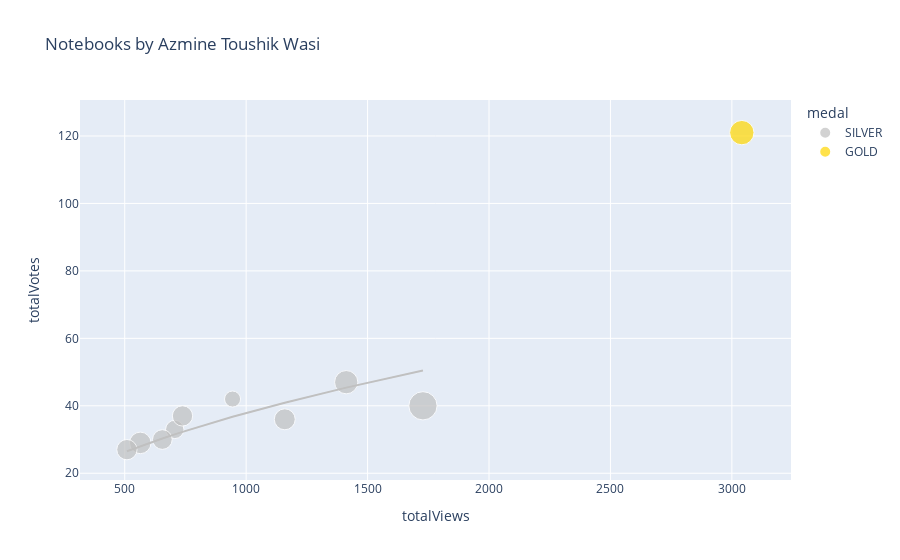

The code cell stored with this chart in its notebook:
### Markdown cell above
# Plotly Scatter Plot

You may want to tweak these settings depending on how many notebooks you have...

### Code cell
import plotly.express as px

df['totalComments'].fillna(0, inplace=True)
df['medal'].fillna('N/A', inplace=True)
df['size'] = df['totalComments'].clip(lower=1)
color_map = {
    'GOLD': 'gold',
    'SILVER': 'silver',
    'BRONZE': 'chocolate',
    'N/A': '#333'
}
px.scatter(
    df,
    'totalViews',
    'totalVotes',
    title=f'Notebooks by {df.author_displayName.get(0)}',
    log_x=False,
    log_y=False,
    color='medal',
    color_discrete_map=color_map,
    size='size',
    trendline='ols',
    trendline_options=dict(log_x=True, log_y=True, add_constant=False),
    #trendline='lowess', # Use for Locally Weighted Scatterplot Smoothing line
    #trendline_scope='overall', # Use this for one trendline
    hover_name='title',
    hover_data={
        'size': False,
        'totalViews': ':,.0f',
        'totalVotes': ':,.0f',
        'totalLines': ':,.0f',
        'totalComments': ':,.0f',
        'viewsPerVote': ':,.0f',
        'languageName': True,
        'versionNumber': True,
        'lastRun': True,
        'lastRunExecutionTimeSeconds': ':,.0f',
        'medal': True,
    })

### Figure 1 — Plotly figure (JSON) as saved in the notebook; plotly's stock layout.template omitted (floating-point values rounded to 4 significant figures)
{"data": [{"customdata": [[21, 380, 21, 29.44, "Python", 11, "Sat Jun 25 16:40:50 2022", 60, "SILVER"], [31, 274, 31, 42.17, "Python", 11, "Sat Jun 25 16:40:22 2022", 80, "SILVER"], [13, 567, 13, 20.79, "Python", 16, "Fri Jun 24 18:01:52 2022", 99, "SILVER"], [10, 344, 10, 21.98, "Python", 8, "Sun Jun 19 10:43:56 2022", 63, "SILVER"], [17, 536, 17, 31.35, "Python", 11, "Wed Jun 15 04:45:57 2022", 52, "SILVER"], [16, 354, 16, 19.45, "Python", 6, "Mon Jun  6 09:14:09 2022", 97, "SILVER"], [18, 596, 18, 18.83, "Python", 9, "Wed Jun  1 19:00:46 2022", 47, "SILVER"], [16, 279, 16, 18.21, "Python", 16, "Sun May 29 07:50:50 2022", 40, "SILVER"], [15, 461, 15, 21.16, "Python", 14, "Fri May 27 02:34:12 2022", 79, "SILVER"]], "hovertemplate": "<b>%{hovertext}</b><br><br>medal=%{customdata[8]}<br>totalViews=%{x:,.0f}<br>totalVotes=%{y:,.0f}<br>totalLines=%{customdata[1]:,.0f}<br>totalComments=%{customdata[2]:,.0f}<br>viewsPerVote=%{customdata[3]:,.0f}<br>languageName=%{customdata[4]}<br>versionNumber=%{customdata[5]}<br>lastRun=%{customdata[6]}<br>lastRunExecutionTimeSeconds=%{customdata[7]:,.0f}<extra></extra>", "hovertext": ["▶️ Lionel Messi 📊 Extended EDA ⚽ Goals ", "▶️ Cristiano Ronaldo 📊 Extended EDA ⚽ Goals ", "Divorce Prediction & Analysis 📊 PCA,SHAP,TSNE,RFE", "➡️ Tutorial ✅ 07 Cross Validation Methods 📊", "UCL ⚽ EDA & Viz ⭐ 2021-22 ⭐ Players & Teams", "🛠 Feature Engineering ➡️ Tutorial  ⚙ Housing Data", "📋 Bias-Variance Tradeoff ➡️ with NumPy & Seaborn", " 📘 Coursera 📉 EDA, FE 📈 Analysis + Insights 📊", "Export Processing Zones - EDA+Statistical Analysis"], "legendgroup": "SILVER", "marker": {"color": "silver", "size": [21, 31, 13, 10, 17, 16, 18, 16, 15], "sizemode": "area", "sizeref": 0.0775, "symbol": "circle"}, "mode": "markers", "name": "SILVER", "orientation": "v", "showlegend": true, "type": "scatter", "x": [1412, 1728, 706, 944, 1159, 738, 564, 509, 655], "xaxis": "x", "y": [47, 40, 33, 42, 36, 37, 29, 27, 30], "yaxis": "y"}, {"hovertemplate": "<b>OLS trendline</b><br>log10(totalVotes) = 0.526054 * log10(totalViews)<br>R<sup>2</sup>=0.999018<br><br>medal=SILVER<br>totalViews=%{x:,.0f}<br>totalVotes=%{y:,.0f} <b>(trend)</b><extra></extra>", "legendgroup": "SILVER", "marker": {"color": "silver", "symbol": "circle"}, "mode": "lines", "name": "SILVER", "showlegend": false, "type": "scatter", "x": [509, 564, 655, 706, 738, 944, 1159, 1412, 1728], "xaxis": "x", "y": [26.54, 28.01, 30.3, 31.52, 32.27, 36.73, 40.91, 45.39, 50.48], "yaxis": "y"}, {"customdata": [[23, 357, 23, 24.93, "Python", 6, "Tue Jun 14 09:44:41 2022", 88, "GOLD"]], "hovertemplate": "<b>%{hovertext}</b><br><br>medal=%{customdata[8]}<br>totalViews=%{x:,.0f}<br>totalVotes=%{y:,.0f}<br>totalLines=%{customdata[1]:,.0f}<br>totalComments=%{customdata[2]:,.0f}<br>viewsPerVote=%{customdata[3]:,.0f}<br>languageName=%{customdata[4]}<br>versionNumber=%{customdata[5]}<br>lastRun=%{customdata[6]}<br>lastRunExecutionTimeSeconds=%{customdata[7]:,.0f}<extra></extra>", "hovertext": ["➡️ Intro to Imputation 🔍 Different Techniques"], "legendgroup": "GOLD", "marker": {"color": "gold", "size": [23], "sizemode": "area", "sizeref": 0.0775, "symbol": "circle"}, "mode": "markers", "name": "GOLD", "orientation": "v", "showlegend": true, "type": "scatter", "x": [3041], "xaxis": "x", "y": [121], "yaxis": "y"}, {"hovertemplate": "medal=GOLD<extra></extra>", "legendgroup": "GOLD", "marker": {"color": "gold", "symbol": "circle"}, "mode": "lines", "name": "GOLD", "showlegend": false, "type": "scatter", "xaxis": "x", "yaxis": "y"}], "layout": {"legend": {"itemsizing": "constant", "title": {"text": "medal"}, "tracegroupgap": 0}, "title": {"text": "Notebooks by Azmine Toushik Wasi"}, "xaxis": {"anchor": "y", "domain": [0, 1], "title": {"text": "totalViews"}}, "yaxis": {"anchor": "x", "domain": [0, 1], "title": {"text": "totalVotes"}}}}
